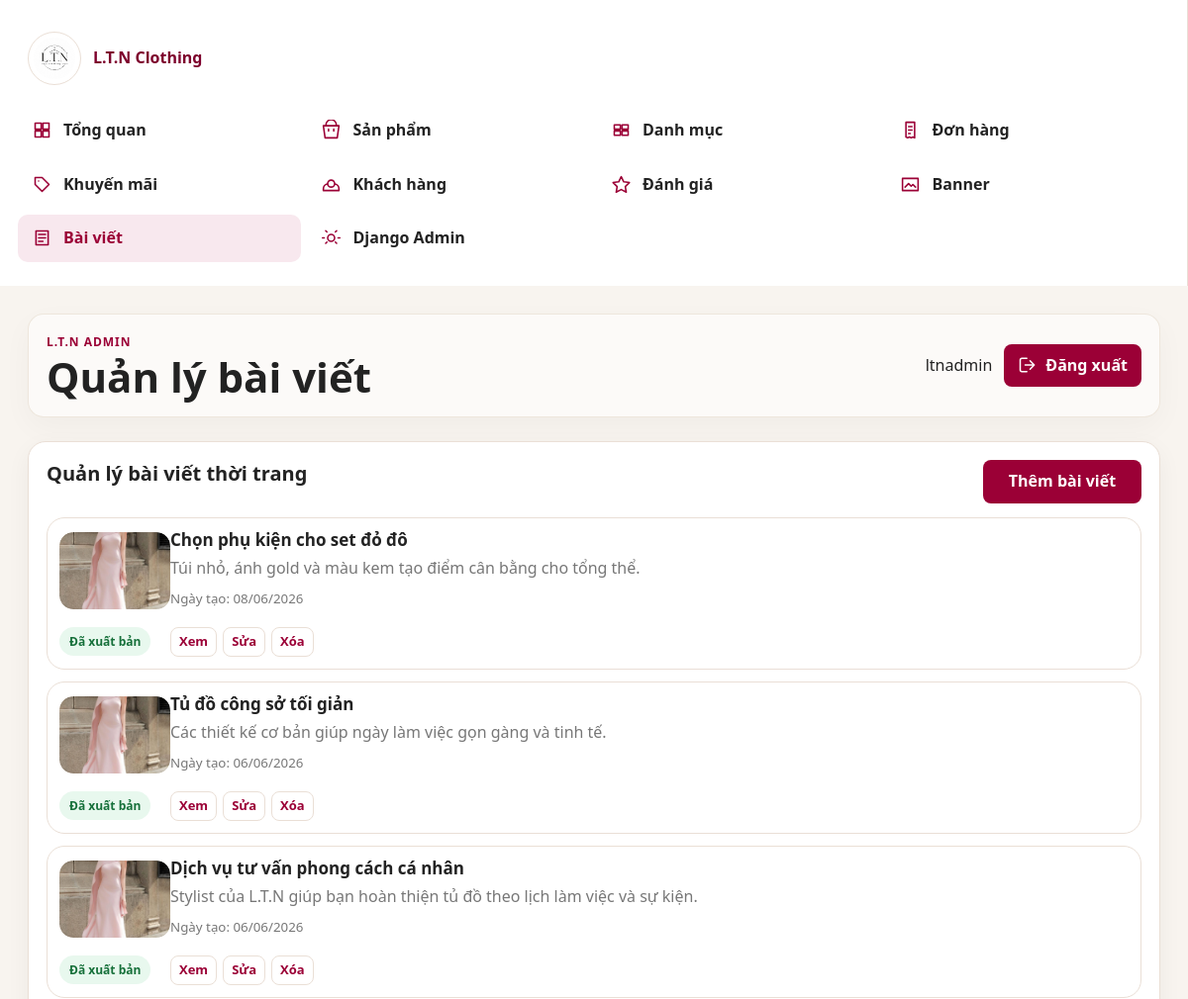
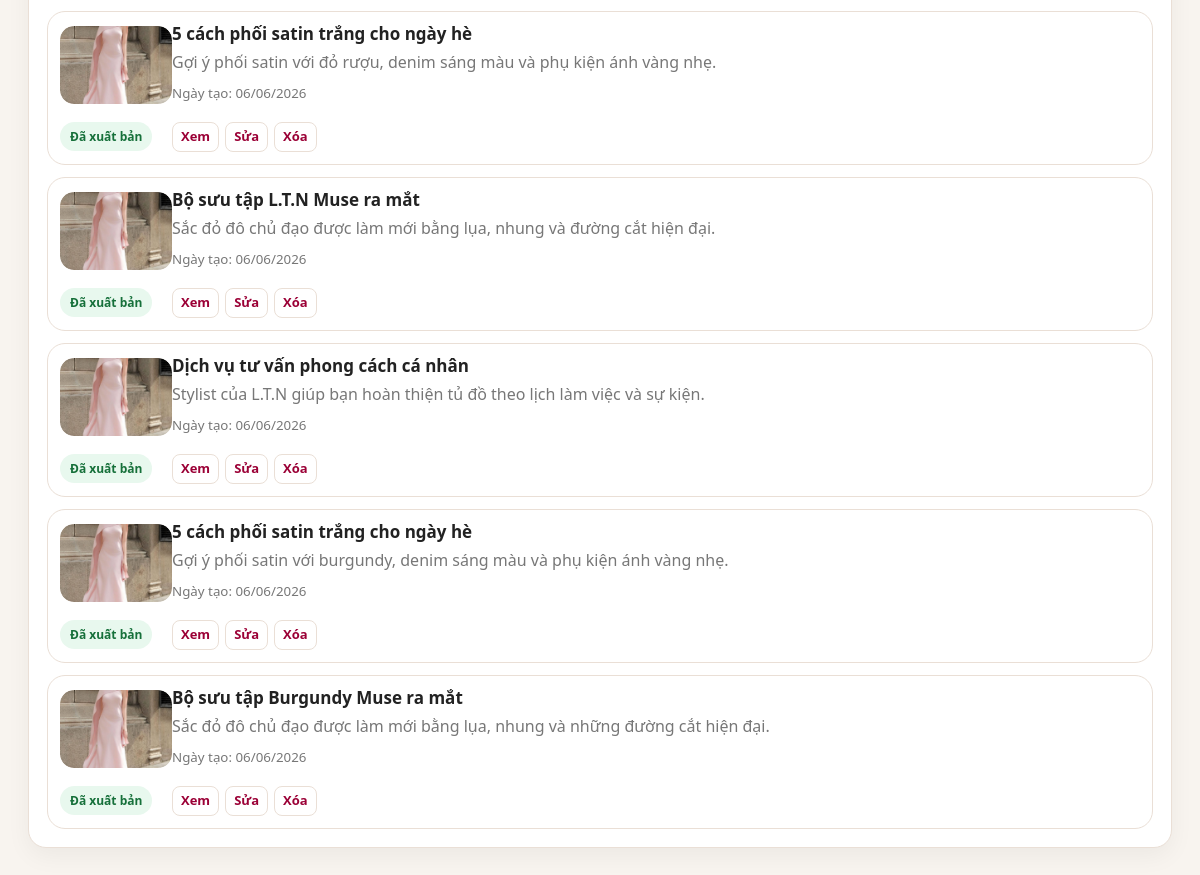
The page /dashboard/blogs/ (signed in) on the database its author committed (2 pictures, top to bottom).
### shop/models.py (models this page shows, shortened)
class TimeStampedModel(models.Model):
    created_at = models.DateTimeField(auto_now_add=True)
    updated_at = models.DateTimeField(auto_now=True)
    class Meta:
        abstract = True

class BlogPost(TimeStampedModel):
    title = models.CharField(max_length=180)
    slug = models.SlugField(max_length=210, unique=True, blank=True, allow_unicode=True)
    thumbnail = models.ImageField(upload_to="blog/", blank=True, null=True)
    summary = models.TextField()
    content = models.TextField()
    is_published = models.BooleanField(default=True)
    class Meta:
        ordering = ["-created_at"]
    def get_absolute_url(self):
        return reverse("shop:blog_detail", kwargs={"slug": self.slug})

### shop/views.py (the view)
# urls.py: path("dashboard/blogs/", views.dashboard_blogs, name="dashboard_blogs"),
@login_required
def dashboard_blogs(request):
    if not dashboard_allowed(request.user, staff_ok=False):
        return dashboard_denied(request)
    return render(request, "dashboard/blogs.html", {
        "page_title": "Quản lý bài viết",
        "posts": BlogPost.objects.order_by("-created_at"),
    })

### shop/context_processors.py (called while the page is built)
def dashboard_url_for_user(user):
    if not user.is_authenticated:
        return "/login/"
    role = getattr(getattr(user, "profile", None), "role", "")
    if user.is_superuser or role == "ADMIN":
        return "/dashboard/"
    if role == "STAFF":
        return "/staff/"
    return "/profile/"

def cart_counter(request):
    user_dashboard_url = dashboard_url_for_user(request.user)
    if not request.user.is_authenticated:
        return {"cart_count": 0, "wishlist_count": 0, "user_dashboard_url": user_dashboard_url}
    cart, _ = Cart.objects.get_or_create(user=request.user)
    return {
        "cart_count": sum(item.quantity for item in cart.items.all()),
        "wishlist_count": Wishlist.objects.filter(user=request.user).count(),
        "user_dashboard_url": user_dashboard_url,
    }

### shop/views.py (called while the page is built)
def dashboard_allowed(user, staff_ok=True):
    if not user.is_authenticated:
        return False
    if user.is_superuser:
        return True
    role = getattr(getattr(user, "profile", None), "role", "")
    return role == "ADMIN" or (staff_ok and role == "STAFF")

### templates/dashboard/blogs.html (shortened to what this page needs)
{% extends "dashboard/base_dashboard.html" %}
{% block content %}
<section class="dash-card">
  <div class="dash-card-head">
    <h2>Quản lý bài viết thời trang</h2>
    <a class="dash-btn" href="/admin/shop/blogpost/add/">Thêm bài viết</a>
  </div>
  <div class="blog-admin-list">
    {% for post in posts %}
      <article class="blog-admin-row">
        <a class="blog-admin-thumb" href="{{ post.get_absolute_url }}" aria-label="Xem bài viết {{ post.title }}">
          {% if post.thumbnail %}
            <img src="{{ post.thumbnail.url }}" alt="{{ post.title }}">
          {% else %}
            <span class="empty-thumb"></span>
          {% endif %}
        </a>
        <div class="blog-admin-content">
          <h3>{{ post.title }}</h3>
          <p>{{ post.summary|default:"Chưa có mô tả ngắn."|truncatewords:24 }}</p>
          <small>Ngày tạo: {{ post.created_at|date:"d/m/Y" }}</small>
        </div>
        <div class="blog-admin-status">
          {% if post.is_published %}
            <span class="status-badge status-completed">Đã xuất bản</span>
          {% else %}
            <span class="status-badge status-pending">Bản nháp</span>
          {% endif %}
        </div>
        <div class="row-actions action-buttons">
          <a href="{{ post.get_absolute_url }}">Xem</a>
          <a href="/admin/shop/blogpost/{{ post.id }}/change/">Sửa</a>
          <a href="/admin/shop/blogpost/{{ post.id }}/delete/">Xóa</a>
        </div>
      </article>
    {% empty %}
      <p class="empty-state">Chưa có bài viết.</p>
    {% endfor %}
  </div>
</section>
{% endblock %}

### templates/dashboard/base_dashboard.html (shortened to what this page needs)
{% load static humanize %}
<!doctype html>
<html lang="vi">
<head>
  <link rel="stylesheet" href="{% static 'css/base.css' %}">
  <link rel="stylesheet" href="{% static 'css/dashboard.css' %}">
</head>
<body class="dashboard-body">
  <div class="dashboard-shell">
    <aside class="dashboard-sidebar">
      <a class="dashboard-brand" href="{% url 'shop:dashboard' %}">
        <img src="{% static 'WEBIMG/logoweb.jpg' %}" alt="L.T.N Clothing">
        <span>L.T.N Clothing</span>
      </a>
      <nav class="dashboard-nav" aria-label="Admin dashboard">
        <a class="{% if request.resolver_match.url_name == 'dashboard' %}active{% endif %}" href="{% url 'shop:dashboard' %}">
          <span><svg viewBox="0 0 24 24"><path d="M4 4h7v7H4V4Zm9 0h7v7h-7V4ZM4 13h7v7H4v-7Zm9 0h7v7h-7v-7Z"/></svg></span>Tổng quan
        </a>
        <a class="{% if request.resolver_match.url_name == 'dashboard_products' %}active{% endif %}" href="{% url 'shop:dashboard_products' %}">
          <span><svg viewBox="0 0 24 24"><path d="M6 7V6a6 6 0 0 1 12 0v1m-15 0h18l-2 14H5L3 7Zm6 4v2m6-2v2"/></svg></span>Sản phẩm
        </a>
        <a class="{% if request.resolver_match.url_name == 'dashboard_categories' %}active{% endif %}" href="{% url 'shop:dashboard_categories' %}">
          <span><svg viewBox="0 0 24 24"><path d="M4 6h7v5H4V6Zm9 0h7v5h-7V6ZM4 13h7v5H4v-5Zm9 0h7v5h-7v-5Z"/></svg></span>Danh mục
        </a>
        <a class="{% if request.resolver_match.url_name == 'dashboard_orders' %}active{% endif %}" href="{% url 'shop:dashboard_orders' %}">
          <span><svg viewBox="0 0 24 24"><path d="M7 3h10v18l-2-1-2 1-2-1-2 1-2-1V3Zm3 5h4m-4 4h4m-4 4h2"/></svg></span>Đơn hàng
        </a>
        <a class="" href="{% url 'shop:dashboard_sales' %}">
          <span><svg viewBox="0 0 24 24"><path d="M20 12 12 20 4 12V4h8l8 8Zm-12-4h.01"/></svg></span>Khuyến mãi
        </a>
        <a class="{% if request.resolver_match.url_name == 'dashboard_customers' %}active{% endif %}" href="{% url 'shop:dashboard_customers' %}">
          <span><svg viewBox="0 0 24 24"><path d="M16 11a4 4 0 1 0-8 0m8 0a4 4 0 1 1-8 0m8 0c3 1 5 3 5 6v2H3v-2c0-3 2-5 5-6"/></svg></span>Khách hàng
        </a>
        <a class="{% if request.resolver_match.url_name == 'dashboard_reviews' %}active{% endif %}" href="{% url 'shop:dashboard_reviews' %}">
          <span><svg viewBox="0 0 24 24"><path d="m12 3 2.9 5.9 6.5.9-4.7 4.6 1.1 6.5L12 17.8l-5.8 3.1 1.1-6.5-4.7-4.6 6.5-.9L12 3Z"/></svg></span>Đánh giá
        </a>
        <a class="{% if request.resolver_match.url_name == 'dashboard_banners' %}active{% endif %}" href="{% url 'shop:dashboard_banners' %}">
          <span><svg viewBox="0 0 24 24"><path d="M3 5h18v14H3V5Zm3 10 4-4 3 3 2-2 3 3"/></svg></span>Banner
        </a>
        <a class="{% if request.resolver_match.url_name == 'dashboard_blogs' %}active{% endif %}" href="{% url 'shop:dashboard_blogs' %}">
          <span><svg viewBox="0 0 24 24"><path d="M5 4h14v16H5V4Zm3 4h8M8 12h8m-8 4h5"/></svg></span>Bài viết
        </a>
        <a href="/admin/">
          <span><svg viewBox="0 0 24 24"><path d="M12 8a4 4 0 1 0 0 8 4 4 0 0 0 0-8Zm8 4h2M2 12h2m12.9-6.9 1.4-1.4M5.7 18.3l1.4-1.4m0-11.8L5.7 3.7m12.6 14.6-1.4-1.4"/></svg></span>Django Admin
        </a>
      </nav>
    </aside>
    <main class="dashboard-main">
      <header class="dashboard-topbar">
        <div>
          <p class="dashboard-eyebrow">L.T.N Admin</p>
          <h1>{% block page_title %}{{ page_title|default:"Tổng quan" }}{% endblock %}</h1>
        </div>
        <div class="dashboard-user">
          <span>{{ request.user.username }}</span>
          <form method="post" action="{% url 'accounts:logout' %}">
            <button class="dash-btn" type="submit">
              <svg viewBox="0 0 24 24" aria-hidden="true"><path d="M15 17l5-5-5-5m5 5H9m2 8H5a2 2 0 0 1-2-2V6a2 2 0 0 1 2-2h6"/></svg>
              Đăng xuất
            </button>
          </form>
        </div>
      </header>
      {% block content %}{% endblock %}
    </main>
  </div>
</body>
</html>

### static/css/base.css (style rules this page uses)
* { box-sizing: border-box; }
body { margin: 0; font-family: "Segoe UI", Arial, sans-serif; color: var(--text-dark); background: var(--cream-bg); line-height: 1.6; }
a { color: inherit; text-decoration: none; }
img { display: block; max-width: 100%; }
h1, h2, h3, p { margin-top: 0; }
h1 { font-size: clamp(36px, 5vw, 66px); line-height: 1.05; letter-spacing: 0; }
h2 { font-size: clamp(26px, 3vw, 40px); line-height: 1.15; }
h3 { line-height: 1.2; }
.btn, button { border: 0; border-radius: 6px; background: var(--fashion-maroon); color: var(--white); padding: 12px 18px; font: inherit; font-weight: 800; cursor: pointer; transition: transform .18s ease, box-shadow .18s ease, background .18s ease; }
small { color: var(--text-muted); }

### rows shown on the page
BlogPost: thumbnail (picture), title "Chọn phụ kiện cho set đỏ đô", summary "Túi nhỏ, ánh gold và màu kem tạo điểm cân bằng cho tổng thể.", created_at "08/06/2026", is_published "Đã xuất bản"
BlogPost: thumbnail (picture), title "Tủ đồ công sở tối giản", summary "Các thiết kế cơ bản giúp ngày làm việc gọn gàng và tinh tế.", created_at "06/06/2026", is_published "Đã xuất bản"
BlogPost: thumbnail (picture), title "Dịch vụ tư vấn phong cách cá nhân", summary "Stylist của L.T.N giúp bạn hoàn thiện tủ đồ theo lịch làm việc và sự kiện.", created_at "06/06/2026", is_published "Đã xuất bản"
BlogPost: thumbnail (picture), title "5 cách phối satin trắng cho ngày hè", summary "Gợi ý phối satin với đỏ rượu, denim sáng màu và phụ kiện ánh vàng nhẹ.", created_at "06/06/2026", is_published "Đã xuất bản"
BlogPost: thumbnail (picture), title "Bộ sưu tập L.T.N Muse ra mắt", summary "Sắc đỏ đô chủ đạo được làm mới bằng lụa, nhung và đường cắt hiện đại.", created_at "06/06/2026", is_published "Đã xuất bản"
BlogPost: thumbnail (picture), title "Dịch vụ tư vấn phong cách cá nhân", summary "Stylist của L.T.N giúp bạn hoàn thiện tủ đồ theo lịch làm việc và sự kiện.", created_at "06/06/2026", is_published "Đã xuất bản"
BlogPost: thumbnail (picture), title "5 cách phối satin trắng cho ngày hè", summary "Gợi ý phối satin với burgundy, denim sáng màu và phụ kiện ánh vàng nhẹ.", created_at "06/06/2026", is_published "Đã xuất bản"
BlogPost: thumbnail (picture), title "Bộ sưu tập Burgundy Muse ra mắt", summary "Sắc đỏ đô chủ đạo được làm mới bằng lụa, nhung và những đường cắt hiện đại.", created_at "06/06/2026", is_published "Đã xuất bản"

### other values the page prints
{{ page_title|default:"Tổng quan" }} "Quản lý bài viết"
{{ request.user.username }} "ltnadmin"
